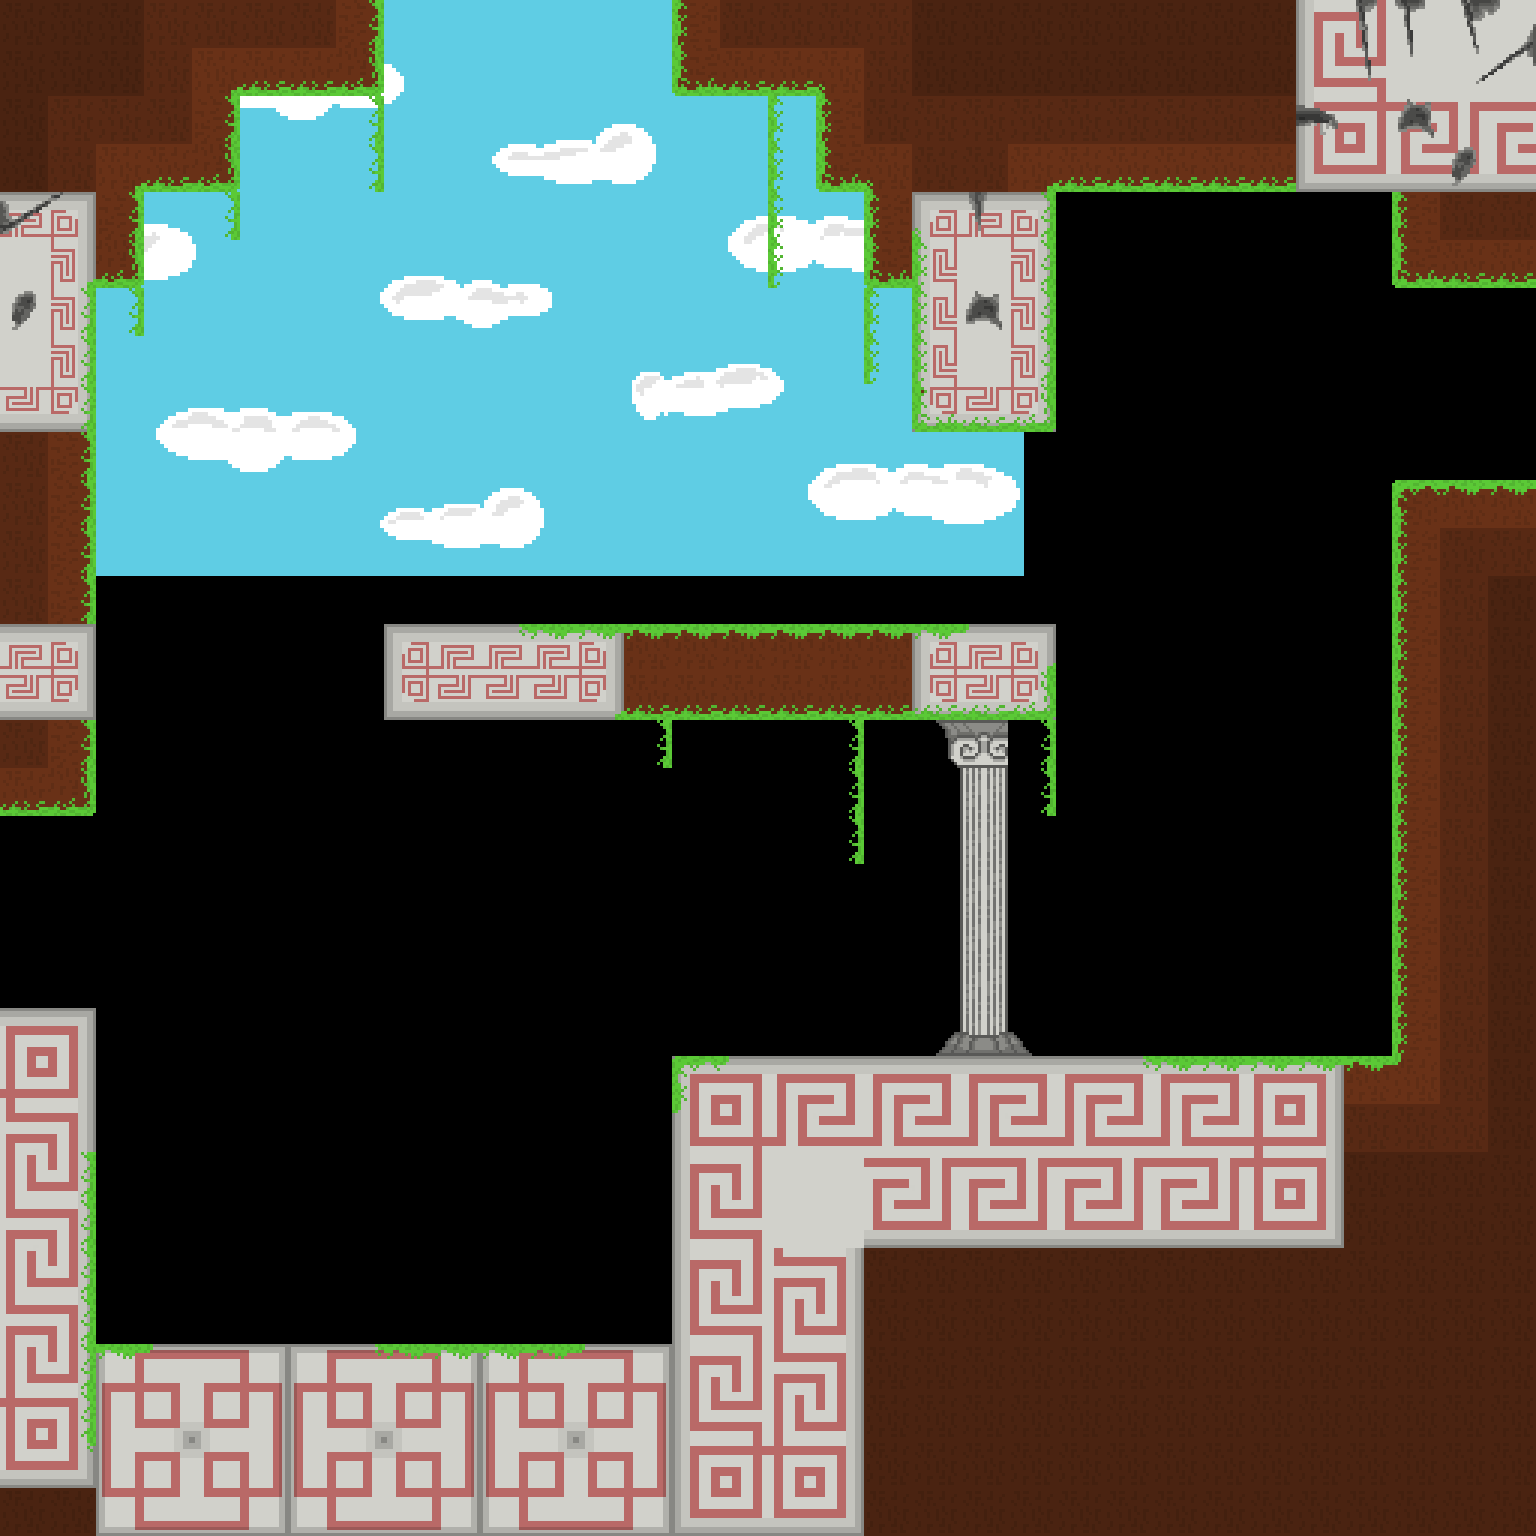

Below is a game level as drawn by its tile map, then a one-line description and the .tmx that defines it (tile-layer data replaced by summaries):
An orthogonal 32x32 tile map with 48x48 px tiles, 4 tile layers (back_tiles, back_second, front, front_second), 5 tilesets, 1 image layer and 42 objects (12x HazardRockBlock, 6x HazardGroundCrumble, 3x SpawnPoint, 3x Portal, EnemyCloudMelee, ...).

<map version="1.11" tiledversion="1.11.0" orientation="orthogonal" renderorder="right-down" width="32" height="32" tilewidth="48" tileheight="48" infinite="0" nextlayerid="22" nextobjectid="393">
 <tileset firstgid="1" name="tileset01" tilewidth="48" tileheight="48" tilecount="176" columns="16">
  <image source="../tilesets/tileset01.png" width="768" height="528" />
 </tileset>
 <tileset firstgid="177" name="tileset02" tilewidth="48" tileheight="48" tilecount="121" columns="11">
  <image source="../tilesets/tileset02.png" width="528" height="528" />
 </tileset>
 <tileset firstgid="298" name="tileset03" tilewidth="48" tileheight="48" tilecount="306" columns="17">
  <image source="../tilesets/tileset03.png" width="816" height="864" />
 </tileset>
 <tileset firstgid="604" name="objects" tilewidth="48" tileheight="48" tilecount="64" columns="8">
  <image source="../tilesets/objects.png" width="384" height="384" />
 </tileset>
 <tileset firstgid="668" name="tileset04" tilewidth="48" tileheight="48" tilecount="240" columns="16">
  <image source="../tilesets/tileset04.png" width="768" height="720" />
 </tileset>
 <imagelayer id="17" name="Image Layer 1">
  <image source="../Backgrounds/ground_back.png" width="1024" height="576" />
  <properties>
   <property name="depth" type="int" value="3000" />
   <property name="parallax_x" type="float" value="1" />
   <property name="parallax_y" type="float" value="1" />
   <property name="repeat_y" type="bool" value="true" />
  </properties>
 </imagelayer>
 <layer id="11" name="back_tiles" width="32" height="32">
  <properties>
   <property name="depth" type="int" value="1050" />
   <property name="tileset" type="int" value="4" />
  </properties>
  <data>[1024 cells, 457 non-empty, 74 distinct tile ids]</data>
 </layer>
 <layer id="21" name="back_second" width="32" height="32">
  <properties>
   <property name="depth" type="int" value="1000" />
   <property name="tileset" type="int" value="4" />
  </properties>
  <data>[1024 cells, 91 non-empty, 31 distinct tile ids]</data>
 </layer>
 <layer id="12" name="front" width="32" height="32">
  <properties>
   <property name="depth" type="int" value="950" />
   <property name="tileset" type="int" value="0" />
  </properties>
  <data>[1024 cells, 0 non-empty, 0 distinct tile ids]</data>
 </layer>
 <layer id="20" name="front_second" width="32" height="32">
  <properties>
   <property name="depth" type="int" value="900" />
   <property name="tileset" type="int" value="2" />
  </properties>
  <data>[1024 cells, 0 non-empty, 0 distinct tile ids]</data>
 </layer>
 <objectgroup color="#ffaa00" id="16" name="spawnpoints">
  <object id="170" type="SpawnPoint" x="1488" y="288" width="48" height="48">
   <properties>
    <property name="id" type="int" value="2" />
   </properties>
  </object>
  <object id="368" type="SpawnPoint" x="384" y="0" width="48" height="48">
   <properties>
    <property name="id" type="int" value="0" />
   </properties>
  </object>
  <object id="338" type="SpawnPoint" x="0" y="816" width="48" height="48">
   <properties>
    <property name="id" type="int" value="1" />
   </properties>
  </object>
 </objectgroup>
 <objectgroup id="14" name="objects">
  <object id="354" type="HazardGroundCrumble" x="96" y="624" width="48" height="48" />
  <object id="357" type="HazardGroundCrumble" x="192" y="624" width="48" height="48" />
  <object id="358" type="HazardGroundCrumble" x="336" y="624" width="48" height="48" />
  <object id="362" type="HazardGroundCrumble" x="240" y="624" width="48" height="48" />
  <object id="363" type="HazardGroundCrumble" x="288" y="624" width="48" height="48" />
  <object id="364" type="HazardGroundCrumble" x="144" y="624" width="48" height="48" />
  <object id="372" type="EnemyCloudMelee" x="1152" y="912" width="64" height="48" />
  <object id="380" type="HazardRockBlock" x="912" y="432" width="48" height="48">
   <properties>
    <property name="color" type="int" value="1" />
   </properties>
  </object>
  <object id="381" type="HazardRockBlock" x="912" y="480" width="48" height="48">
   <properties>
    <property name="color" type="int" value="1" />
   </properties>
  </object>
  <object id="382" type="HazardRockBlock" x="912" y="528" width="48" height="48">
   <properties>
    <property name="color" type="int" value="1" />
   </properties>
  </object>
  <object id="383" type="HazardRockBlock" x="960" y="528" width="48" height="48">
   <properties>
    <property name="color" type="int" value="1" />
   </properties>
  </object>
  <object id="384" type="HazardRockBlock" x="960" y="480" width="48" height="48">
   <properties>
    <property name="color" type="int" value="1" />
   </properties>
  </object>
  <object id="385" type="HazardRockBlock" x="960" y="432" width="48" height="48">
   <properties>
    <property name="color" type="int" value="1" />
   </properties>
  </object>
  <object id="386" type="HazardRockBlock" x="1008" y="432" width="48" height="48">
   <properties>
    <property name="color" type="int" value="1" />
   </properties>
  </object>
  <object id="387" type="HazardRockBlock" x="1008" y="480" width="48" height="48">
   <properties>
    <property name="color" type="int" value="1" />
   </properties>
  </object>
  <object id="388" type="HazardRockBlock" x="1008" y="528" width="48" height="48">
   <properties>
    <property name="color" type="int" value="1" />
   </properties>
  </object>
  <object id="389" type="HazardRockBlock" x="1008" y="576" width="48" height="48">
   <properties>
    <property name="color" type="int" value="1" />
   </properties>
  </object>
  <object id="390" type="HazardRockBlock" x="960" y="576" width="48" height="48">
   <properties>
    <property name="color" type="int" value="1" />
   </properties>
  </object>
  <object id="391" type="HazardRockBlock" x="912" y="576" width="48" height="48">
   <properties>
    <property name="color" type="int" value="1" />
   </properties>
  </object>
  <object id="392" type="SpellUnlockWind" x="480" y="1152" width="48" height="48" />
 </objectgroup>
 <objectgroup color="#0000ff" id="13" name="walls">
  <properties>
   <property name="isWallLayer" type="bool" value="true" />
  </properties>
  <object id="319" x="0" y="1008" width="96" height="528" />
  <object id="374" x="96" y="96" width="48" height="192" />
  <object id="375" x="144" y="96" width="96" height="96" />
  <object id="345" x="384" y="624" width="672" height="96" />
  <object id="377" x="1392" y="192" width="144" height="96" />
  <object id="378" x="1056" y="0" width="480" height="192" />
  <object id="346" x="912" y="288" width="144" height="144" />
  <object id="349" x="816" y="96" width="96" height="96" />
  <object id="376" x="864" y="192" width="48" height="96" />
  <object id="215" x="672" y="0" width="240" height="96" />
  <object id="316" x="672" y="1056" width="720" height="288" />
  <object id="218" x="0" y="0" width="96" height="816" />
  <object id="322" x="96" y="0" width="288" height="96" />
  <object id="313" x="1392" y="480" width="144" height="864" />
  <object id="341" x="96" y="1344" width="1440" height="192" />
  <object id="339" x="912" y="0" width="144" height="288" />
 </objectgroup>
 <objectgroup color="#00ff00" id="15" name="doors">
  <object id="169" type="Portal" x="1584" y="288" width="48" height="192">
   <properties>
    <property name="horizontal" type="bool" value="false" />
    <property name="id_point" type="int" value="0" />
    <property name="id_room" type="int" value="54" />
   </properties>
  </object>
  <object id="369" type="Portal" x="384" y="-96" width="288" height="48">
   <properties>
    <property name="horizontal" type="bool" value="true" />
    <property name="id_point" type="int" value="1" />
    <property name="id_room" type="int" value="51" />
   </properties>
  </object>
  </objectgroup>
</map>
<!-- 1 of 42 objects omitted -->
